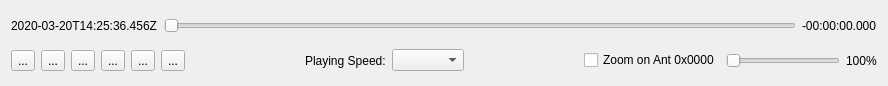
<?xml version="1.0" encoding="UTF-8"?>
<ui version="4.0">
 <class>TrackingVideoControl</class>
 <widget class="QWidget" name="TrackingVideoControl">
  <property name="geometry">
   <rect>
    <x>0</x>
    <y>0</y>
    <width>888</width>
    <height>86</height>
   </rect>
  </property>
  <property name="sizePolicy">
   <sizepolicy hsizetype="Preferred" vsizetype="Minimum">
    <horstretch>0</horstretch>
    <verstretch>0</verstretch>
   </sizepolicy>
  </property>
  <property name="windowTitle">
   <string>Form</string>
  </property>
  <layout class="QVBoxLayout" name="verticalLayout">
   <item>
    <layout class="QHBoxLayout" name="horizontalLayout">
     <item>
      <widget class="QLabel" name="currentLabel">
       <property name="text">
        <string>2020-03-20T14:25:36.456Z</string>
       </property>
      </widget>
     </item>
     <item>
      <widget class="QSlider" name="positionSlider">
       <property name="orientation">
        <enum>Qt::Horizontal</enum>
       </property>
      </widget>
     </item>
     <item>
      <widget class="QLabel" name="remainingLabel">
       <property name="text">
        <string>-00:00:00.000</string>
       </property>
      </widget>
     </item>
    </layout>
   </item>
   <item>
    <layout class="QHBoxLayout" name="horizontalLayout_2">
     <item>
      <widget class="QToolButton" name="stopButton">
       <property name="text">
        <string>...</string>
       </property>
       <property name="icon">
        <iconset theme="media-playback-stop">
         <normaloff>.</normaloff>.</iconset>
       </property>
      </widget>
     </item>
     <item>
      <widget class="QToolButton" name="skipBackwardButton">
       <property name="text">
        <string>...</string>
       </property>
       <property name="icon">
        <iconset theme="media-skip-backward">
         <normaloff>.</normaloff>.</iconset>
       </property>
      </widget>
     </item>
     <item>
      <widget class="QToolButton" name="seekBackwardButton">
       <property name="text">
        <string>...</string>
       </property>
       <property name="icon">
        <iconset theme="media-seek-backward">
         <normaloff>.</normaloff>.</iconset>
       </property>
      </widget>
     </item>
     <item>
      <widget class="QToolButton" name="playButton">
       <property name="text">
        <string>...</string>
       </property>
       <property name="icon">
        <iconset theme="media-playback-start">
         <normaloff>.</normaloff>.</iconset>
       </property>
      </widget>
     </item>
     <item>
      <widget class="QToolButton" name="seekForwardButton">
       <property name="text">
        <string>...</string>
       </property>
       <property name="icon">
        <iconset theme="media-seek-forward">
         <normaloff>.</normaloff>.</iconset>
       </property>
      </widget>
     </item>
     <item>
      <widget class="QToolButton" name="skipForwardButton">
       <property name="text">
        <string>...</string>
       </property>
       <property name="icon">
        <iconset theme="media-skip-forward">
         <normaloff>.</normaloff>.</iconset>
       </property>
      </widget>
     </item>
     <item>
      <spacer name="horizontalSpacer">
       <property name="orientation">
        <enum>Qt::Horizontal</enum>
       </property>
       <property name="sizeHint" stdset="0">
        <size>
         <width>40</width>
         <height>20</height>
        </size>
       </property>
      </spacer>
     </item>
     <item>
      <widget class="QLabel" name="speedLabel">
       <property name="text">
        <string>Playing Speed:</string>
       </property>
      </widget>
     </item>
     <item>
      <widget class="QComboBox" name="comboBox"/>
     </item>
     <item>
      <spacer name="horizontalSpacer_2">
       <property name="orientation">
        <enum>Qt::Horizontal</enum>
       </property>
       <property name="sizeHint" stdset="0">
        <size>
         <width>40</width>
         <height>20</height>
        </size>
       </property>
      </spacer>
     </item>
     <item>
      <widget class="QCheckBox" name="zoomCheckBox">
       <property name="text">
        <string>Zoom on Ant 0x0000</string>
       </property>
      </widget>
     </item>
     <item>
      <widget class="QSlider" name="zoomSlider">
       <property name="orientation">
        <enum>Qt::Horizontal</enum>
       </property>
      </widget>
     </item>
     <item>
      <widget class="QLabel" name="zoomLabel">
       <property name="text">
        <string>100%</string>
       </property>
      </widget>
     </item>
    </layout>
   </item>
  </layout>
 </widget>
 <resources/>
 <connections/>
</ui>
